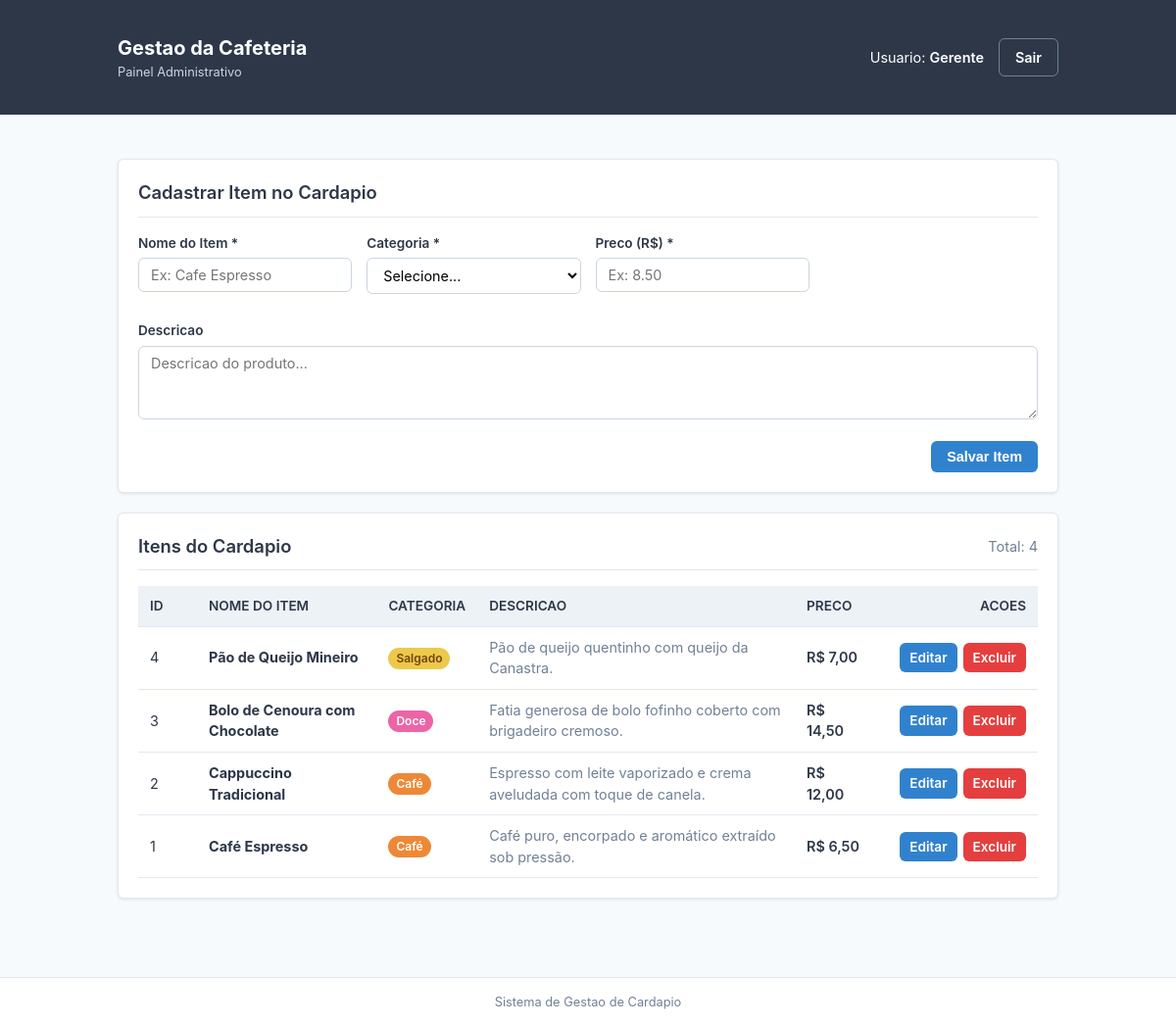
The page /painel.php (signed in) on the database as committed earlier.
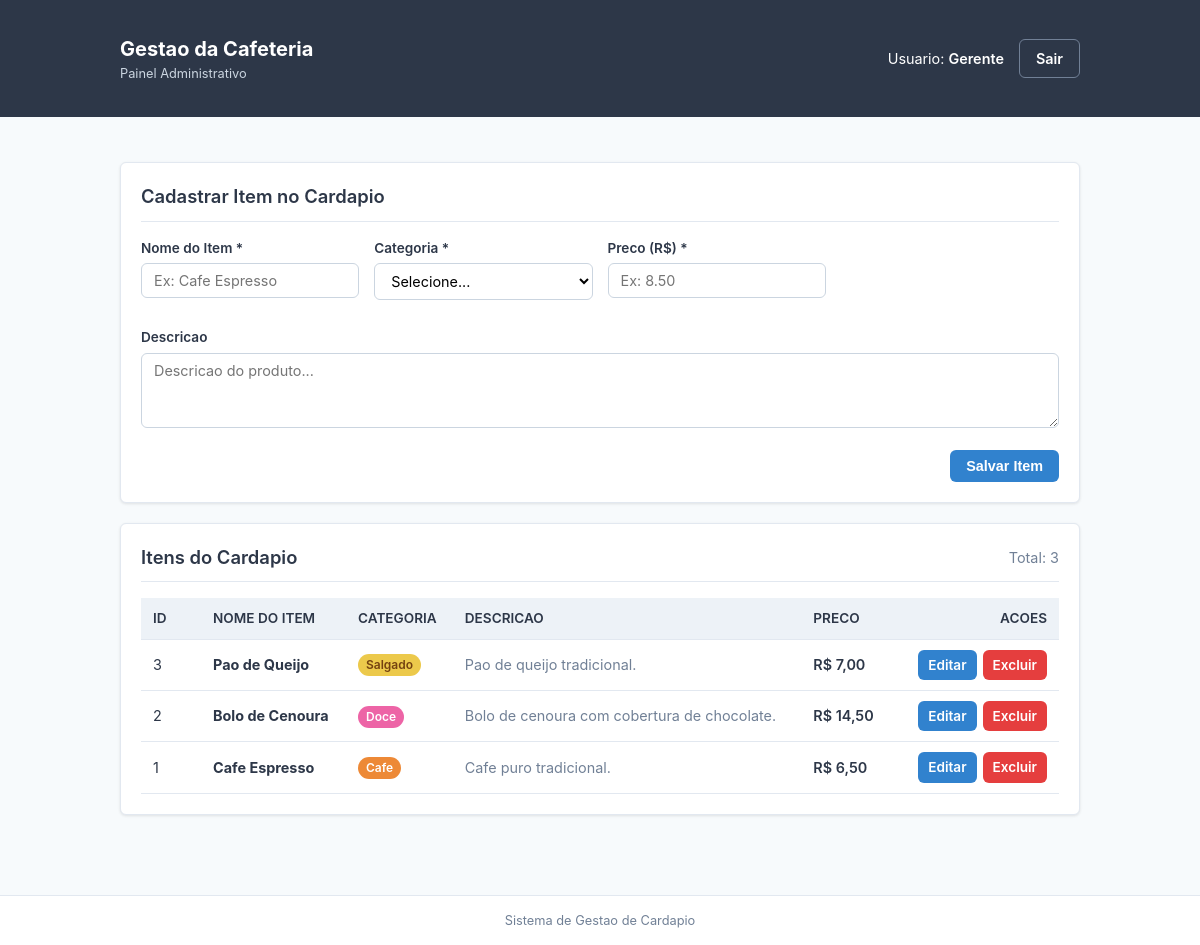
The same page on the database as committed later.
### tables this page shows
CREATE TABLE IF NOT EXISTS cardapio (
    id INT AUTO_INCREMENT PRIMARY KEY,
    nome_item VARCHAR(100) NOT NULL,
    categoria VARCHAR(50) NOT NULL,
    descricao TEXT,
    preco DECIMAL(10, 2) NOT NULL,
    disponivel BOOLEAN DEFAULT TRUE
);

### funcoes.php (called while the page is built, shortened)
<?php
function obterClasseBadge(string $categoria): string {
    switch (mb_strtolower(trim($categoria), 'UTF-8')) {
        case 'café':
        case 'cafe':
            return 'badge-cafe';
        case 'doce':
            return 'badge-doce';
        case 'salgado':
            return 'badge-salgado';
    }
}
function formatarMoeda(float $valor): string {
    return 'R$ ' . number_format($valor, 2, ',', '.');
}
?>

### painel.php (the view, shortened to what this page needs)
<?php
require_once "conexao.php";
require_once "funcoes.php";
$sql_select = "SELECT id, nome_item, categoria, descricao, preco, disponivel FROM cardapio ORDER BY id DESC";
$resultado_itens = mysqli_query($conexao, $sql_select);
?>
<!DOCTYPE html>
<html lang="pt-BR">
<head>
    <link rel="stylesheet" href="style.css">
</head>
<body>
    <header class="cabecalho-sistema">
        <div class="container cabecalho-conteudo">
            <div class="logo-area">
                <div>
                    <div class="logo-titulo">Gestao da Cafeteria</div>
                    <div class="logo-subtitulo">Painel Administrativo</div>
                </div>
            </div>
            <div class="usuario-area">
                <span class="usuario-saudacao">
                    Usuario: <span class="usuario-nome"><?= htmlspecialchars($_SESSION['usuario_nome'] ?? 'Gerente'); ?></span>
                </span>
                <a href="logout.php" class="btn btn-secundario">
                    Sair
                </a>
            </div>
        </div>
    </header>
    <main class="container" style="margin-top: 25px; margin-bottom: 40px;">
        <section class="card">
            <div class="card-cabecalho">
                <h2 class="card-titulo">Cadastrar Item no Cardapio</h2>
            </div>
            <form action="painel.php" method="POST" autocomplete="off">
                <div class="grid-form">
                    <div class="campo-form">
                        <label for="nome_item">Nome do Item *</label>
                        <input
                            type="text"
                            id="nome_item"
                            name="nome_item"
                            placeholder="Ex: Cafe Espresso"
                            required
                        >
                    </div>
                    <div class="campo-form">
                        <label for="categoria">Categoria *</label>
                        <select id="categoria" name="categoria" required>
                            <option value="">Selecione...</option>
                        </select>
                    </div>
                    <div class="campo-form">
                        <label for="preco">Preco (R$) *</label>
                        <input
                            type="number"
                            step="0.01"
                            min="0.01"
                            id="preco"
                            name="preco"
                            placeholder="Ex: 8.50"
                            required
                        >
                    </div>
                    <div class="campo-form span-full">
                        <label for="descricao">Descricao</label>
                        <textarea
                            id="descricao"
                            name="descricao"
                            placeholder="Descricao do produto..."
                        ></textarea>
                    </div>
                </div>
                <div class="acoes-form">
                    <button type="submit" class="btn btn-primario">
                        Salvar Item
                    </button>
                </div>
            </form>
        </section>
        <section class="card">
            <div class="card-cabecalho">
                <h2 class="card-titulo">Itens do Cardapio</h2>
                <span style="font-size: 0.9rem; color: var(--cor-texto-suave);">
                    Total: <?= $resultado_itens ? mysqli_num_rows($resultado_itens) : 0; ?>
                </span>
            </div>
            <div class="tabela-responsiva">
                <table class="tabela-itens">
                    <thead>
                        <tr>
                            <th style="width: 60px;">ID</th>
                            <th>Nome do Item</th>
                            <th>Categoria</th>
                            <th>Descricao</th>
                            <th>Preco</th>
                            <th style="text-align: right; width: 170px;">Acoes</th>
                        </tr>
                    </thead>
                    <tbody>
                        <?php if ($resultado_itens && mysqli_num_rows($resultado_itens) > 0): ?>
                            <?php while ($item = mysqli_fetch_assoc($resultado_itens)): ?>
                                <tr>
                                    <td><?= (int)$item['id']; ?></td>
                                    <td>
                                        <strong><?= htmlspecialchars($item['nome_item']); ?></strong>
                                    </td>
                                    <td>
                                        <span class="badge-categoria <?= obterClasseBadge($item['categoria']); ?>">
                                            <?= htmlspecialchars($item['categoria']); ?>
                                        </span>
                                    </td>
                                    <td style="color: var(--cor-texto-suave); font-size: 0.9rem;">
                                        <?= !empty($item['descricao']) ? nl2br(htmlspecialchars($item['descricao'])) : '-'; ?>
                                    </td>
                                    <td class="preco-destaque">
                                        <?= formatarMoeda((float)$item['preco']); ?>
                                    </td>
                                    <td>
                                        <div class="col-acoes">
                                            <a
                                                href="editar_item.php?id=<?= (int)$item['id']; ?>"
                                                class="btn btn-editar"
                                            >
                                                Editar
                                            </a>
                                            <a
                                                href="excluir_item.php?id=<?= (int)$item['id']; ?>"
                                                class="btn btn-excluir"
                                                onclick="return confirm('Deseja excluir o item <?= htmlspecialchars(addslashes($item['nome_item'])); ?>?');"
                                            >
                                                Excluir
                                            </a>
                                        </div>
                                    </td>
                                </tr>
                            <?php endwhile; ?>
                        <?php endif; ?>
                    </tbody>
                </table>
            </div>
        </section>
    </main>
    <footer class="rodape">
        <p>Sistema de Gestao de Cardapio</p>
    </footer>
</body>
</html>

### style.css (style rules this page uses)
:root { --cor-primaria: #2D3748; --cor-primaria-hover: #1A202C; --cor-secundaria: #4A5568; --cor-destaque: #3182CE; --cor-fundo: #F7FAFC; --cor-card: #FFFFFF; --cor-texto: #2D3748; --cor-texto-suave: #718096; --cor-borda: #E2E8F0; --cor-sucesso: #22543D; --cor-sucesso-bg: #C6F6D5; --cor-erro: #742A2A; --cor-erro-bg: #FED7D7; --sombra-card: 0 1px 3px rgba(0, 0, 0, 0.1); --raio-borda: 6px; --fonte: -apple-system, BlinkMacSystemFont, "Segoe UI", Roboto, Helvetica, Arial, sans-serif; }
* { box-sizing: border-box; margin: 0; padding: 0; }
body { font-family: var(--fonte); background-color: var(--cor-fundo); color: var(--cor-texto); line-height: 1.5; min-height: 100vh; display: flex; flex-direction: column; }
.container { width: 100%; max-width: 1000px; margin: 0 auto; padding: 20px; }
.cabecalho-sistema { background-color: var(--cor-primaria); color: #FFFFFF; padding: 14px 0; }
.cabecalho-conteudo { display: flex; justify-content: space-between; align-items: center; flex-wrap: wrap; gap: 15px; }
.logo-titulo { font-size: 1.25rem; font-weight: 700; }
.logo-subtitulo { font-size: 0.8rem; color: #CBD5E0; }
.usuario-area { display: flex; align-items: center; gap: 15px; font-size: 0.9rem; }
.usuario-nome { font-weight: 600; }
.btn { display: inline-block; padding: 8px 16px; font-size: 0.9rem; font-weight: 600; border-radius: var(--raio-borda); border: none; cursor: pointer; text-decoration: none; text-align: center; }
.btn-primario { background-color: var(--cor-destaque); color: #FFFFFF; }
.btn-secundario { background-color: transparent; color: #FFFFFF; border: 1px solid #718096; }
.btn-editar { background-color: #3182CE; color: #FFFFFF; padding: 5px 10px; font-size: 0.85rem; }
.btn-excluir { background-color: #E53E3E; color: #FFFFFF; padding: 5px 10px; font-size: 0.85rem; }
.card { background: var(--cor-card); border: 1px solid var(--cor-borda); border-radius: var(--raio-borda); padding: 20px; margin-bottom: 20px; box-shadow: var(--sombra-card); }
.card-cabecalho { margin-bottom: 16px; padding-bottom: 10px; border-bottom: 1px solid var(--cor-borda); display: flex; justify-content: space-between; align-items: center; }
.card-titulo { font-size: 1.15rem; font-weight: 600; color: var(--cor-primaria); }
.grid-form { display: grid; grid-template-columns: repeat(auto-fit, minmax(200px, 1fr)); gap: 15px; }
.campo-form { display: flex; flex-direction: column; margin-bottom: 12px; }
.campo-form.span-full { grid-column: 1 / -1; }
.campo-form label { font-size: 0.85rem; font-weight: 600; margin-bottom: 5px; }
.campo-form input, .campo-form select, .campo-form textarea { width: 100%; padding: 8px 12px; font-size: 0.9rem; font-family: inherit; border: 1px solid #CBD5E0; border-radius: var(--raio-borda); background-color: #FFFFFF; }
.campo-form textarea { min-height: 75px; resize: vertical; }
.acoes-form { display: flex; gap: 10px; justify-content: flex-end; margin-top: 10px; }
.tabela-responsiva { overflow-x: auto; width: 100%; }
.tabela-itens { width: 100%; border-collapse: collapse; font-size: 0.9rem; }
.tabela-itens th, .tabela-itens td { padding: 10px 12px; text-align: left; border-bottom: 1px solid var(--cor-borda); }
.tabela-itens th { background-color: #EDF2F7; color: var(--cor-primaria); font-weight: 600; font-size: 0.85rem; text-transform: uppercase; }
.col-acoes { white-space: nowrap; text-align: right; display: flex; gap: 6px; justify-content: flex-end; }
.preco-destaque { font-weight: 600; }
.badge-categoria { display: inline-block; padding: 2px 8px; border-radius: 12px; font-size: 0.75rem; font-weight: 600; }
.badge-cafe { background-color: #ED8936; color: #FFFFFF; }
.badge-doce { background-color: #ED64A6; color: #FFFFFF; }
.badge-salgado { background-color: #ECC94B; color: #744210; }
.rodape { margin-top: auto; text-align: center; padding: 15px 0; font-size: 0.8rem; color: var(--cor-texto-suave); border-top: 1px solid var(--cor-borda); background: #FFFFFF; }

Rows that differ between the two databases and show on the page:
removed cardapio: id "4", nome_item "Pão de Queijo Mineiro", categoria "Salgado", descricao "Pão de queijo quentinho com queijo da Canastra.", preco "R$ 7,00"
changed cardapio id 3: nome_item "Bolo de Cenoura com Chocolate" → "Pao de Queijo"; categoria "Doce" → "Salgado"; descricao "Fatia generosa de bolo fofinho coberto com brigadeiro cremoso." → "Pao de queijo tradicional."; preco "R$ 14,50" → "R$ 7,00"
changed cardapio id 2: nome_item "Cappuccino Tradicional" → "Bolo de Cenoura"; categoria "Café" → "Doce"; descricao "Espresso com leite vaporizado e crema aveludada com toque de canela." → "Bolo de cenoura com cobertura de chocolate."; preco "R$ 12,00" → "R$ 14,50"
changed cardapio id 1: nome_item "Café Espresso" → "Cafe Espresso"; categoria "Café" → "Cafe"; descricao "Café puro, encorpado e aromático extraído sob pressão." → "Cafe puro tradicional."
Other text that changed with them:
mysqli_num_rows($resultado_itens): "4" → "3"
